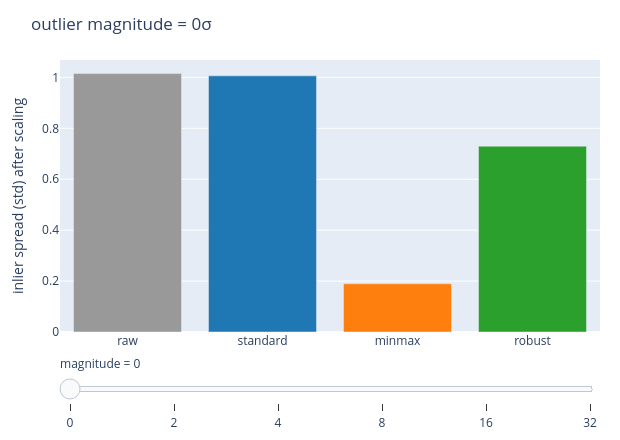

Here is the notebook cell this chart was saved with:
### Markdown cell above
### インタラクティブ: 外れ値の強さとスケーラの頑健性

外れ値の大きさ(σ)をスライダーで上げると、**標準化(standard)/min-max では内点(inlier)のばらつきが潰れ**、
**robust はほぼ一定**に保たれます。外れ値があるなら RobustScaler、が一目で分かります(静的 HTML 可)。

### Code cell
mags = [0, 2, 4, 8, 16, 32]
scaler_names = ["raw", "standard", "minmax", "robust"]
colors = ["#999999", "#1f77b4", "#ff7f0e", "#2ca02c"]
frames = []
for m in mags:
    Xo_m, idx_m = preprocessing.inject_outliers(Xb, frac=0.02, magnitude=float(m), seed=0)
    inlier = np.ones(len(Xo_m), bool); inlier[idx_m] = False
    scaled_m = preprocessing.compare_scalers(Xo_m)
    spread = [float(scaled_m[name][inlier, 0].std()) for name in scaler_names]
    frames.append(go.Frame(name=str(m), data=[go.Bar(x=scaler_names, y=spread, marker_color=colors)],
                           layout={"title": f"outlier magnitude = {m}σ"}))
fig = go.Figure(data=frames[0].data, frames=frames)
steps = [{"args": [[f.name], {"frame": {"duration": 0, "redraw": True}, "mode": "immediate"}],
          "label": f.name, "method": "animate"} for f in frames]
fig.update_layout(sliders=[{"steps": steps, "currentvalue": {"prefix": "magnitude = "}}],
                  title=frames[0].layout.title.text, yaxis_title="inlier spread (std) after scaling",
                  width=620, height=440, margin={"l": 60, "r": 20, "t": 60, "b": 40})
fig.show()

### Figure 1 — Plotly figure (JSON) as saved in the notebook; plotly's stock layout.template omitted (floating-point values rounded to 4 significant figures)
{"data": [{"marker": {"color": ["#999999", "#1f77b4", "#ff7f0e", "#2ca02c"]}, "type": "bar", "x": ["raw", "standard", "minmax", "robust"], "y": [1.015, 1.006, 0.1895, 0.73]}], "layout": {"height": 440, "margin": {"b": 40, "l": 60, "r": 20, "t": 60}, "sliders": [{"currentvalue": {"prefix": "magnitude = "}, "steps": [{"args": [["0"], {"frame": {"duration": 0, "redraw": true}, "mode": "immediate"}], "label": "0", "method": "animate"}, {"args": [["2"], {"frame": {"duration": 0, "redraw": true}, "mode": "immediate"}], "label": "2", "method": "animate"}, {"args": [["4"], {"frame": {"duration": 0, "redraw": true}, "mode": "immediate"}], "label": "4", "method": "animate"}, {"args": [["8"], {"frame": {"duration": 0, "redraw": true}, "mode": "immediate"}], "label": "8", "method": "animate"}, {"args": [["16"], {"frame": {"duration": 0, "redraw": true}, "mode": "immediate"}], "label": "16", "method": "animate"}, {"args": [["32"], {"frame": {"duration": 0, "redraw": true}, "mode": "immediate"}], "label": "32", "method": "animate"}]}], "title": {"text": "outlier magnitude = 0σ"}, "width": 620, "yaxis": {"title": {"text": "inlier spread (std) after scaling"}}}}
